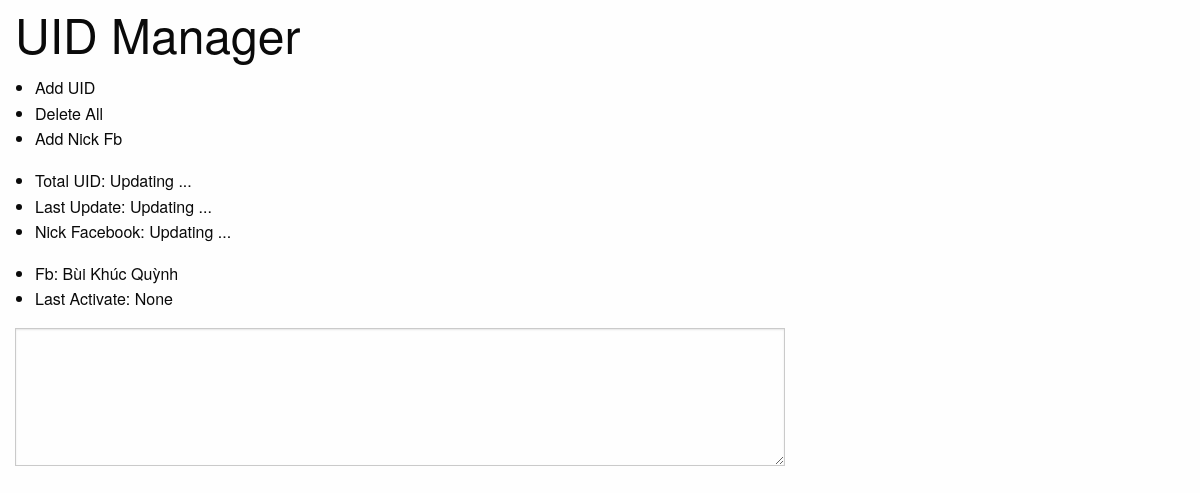
Before: / with the older database file.
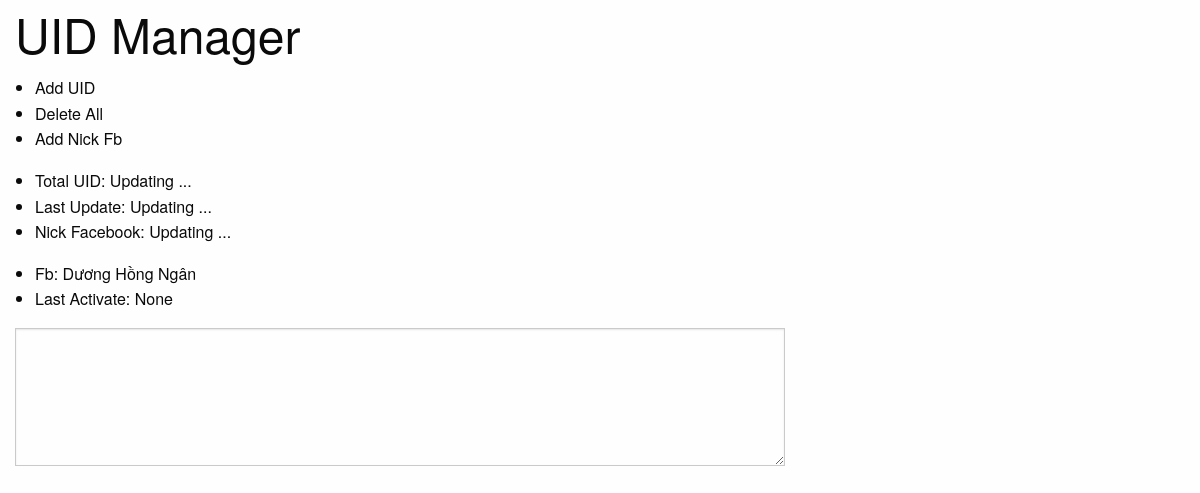
After: the same page with the newer database file.
### database.py (models this page shows, shortened)
class acc_manager(Base):
    __tablename__ = 'cookies_fb'
    id = Column(Integer, primary_key=True)
    name = Column(String(50))
    uid = Column(String(50))
    cookies = Column(String(50))
    last_activate = Column(String(50))
    def query_all(self):
        return session.query(acc_manager).all()

### master.py (the view)
@app.route('/')
def homepage():
	a = db_master(mode='qall_cookies')
	return render_template('home.html', nick = a)

### templates/home.html (shortened to what this page needs)
{% extends "base.html" %}
{% block body %}
<div class="body_content">
	<div class="grid-container">
		<div class="grid-x grid-margin-x">
			<div class="cell small-12">
			<div class="index">
			<h1>UID Manager</h1>
			<div class="control_lv1">
			<ul>
				<li class='add_uid' >Add UID</li>
				<li class='del_all' >Delete All</li>
				<li class='add_nickfb'>Add Nick Fb</li>
			</ul>
			</div>
			<div class="status_uid">
			<ul id='status_main'>
				<li>Total UID: Updating ...</li>
				<li>Last Update: Updating ...</li>
				<li>Nick Facebook: Updating ...</li>
			</ul>
			</div>
			<div class="reload_nick">
			<div class="grid-x grid-margin-x">
				{% for user in nick %}
				<div class="cell small-3">
					<div class="nick_facebook">
						<ul>
						<li>Fb: {{ user.name }}</li>
						<li>Last Activate: {{ user.last_activate }}</li>
						</ul>
					</div>
				</div>
				{% endfor %}
				</div>
			</div>
			<div class="grid-x grid-margin-x">
			<div class="cell small-8">
			<div class="log_uid">
			<textarea id="log_uid" rows="5" cols="25"></textarea>
			</div>
			</div>
			</div>
			</div>
			</div>
		</div>
	</div>
</div>
{% endblock %}

### templates/base.html (shortened to what this page needs)
<!DOCTYPE html>
<html lang="en">
<head>
	<link rel="stylesheet" type="text/css" href="{{ url_for('static', filename='css/foundation.min.css') }}">
	<link rel="stylesheet" type="text/less" href="{{ url_for('static', filename='css/master.less') }}">
</head>
<body>
	{% block body %}{% endblock %}
</body>
</html>

Changed rows visible on the page:
removed acc_manager: name "Bùi Khúc Quỳnh", last_activate "None"
added acc_manager: name "Dương Hồng Ngân", last_activate "None"
